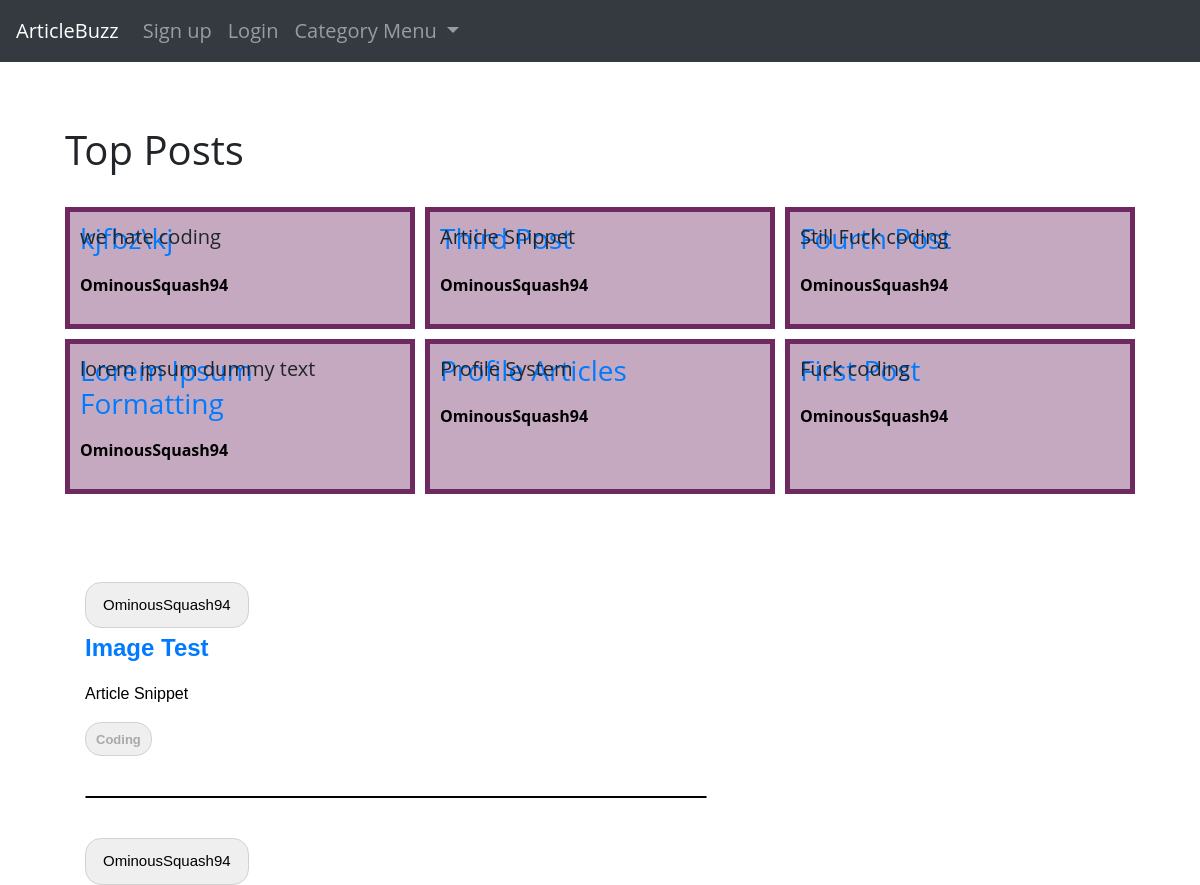
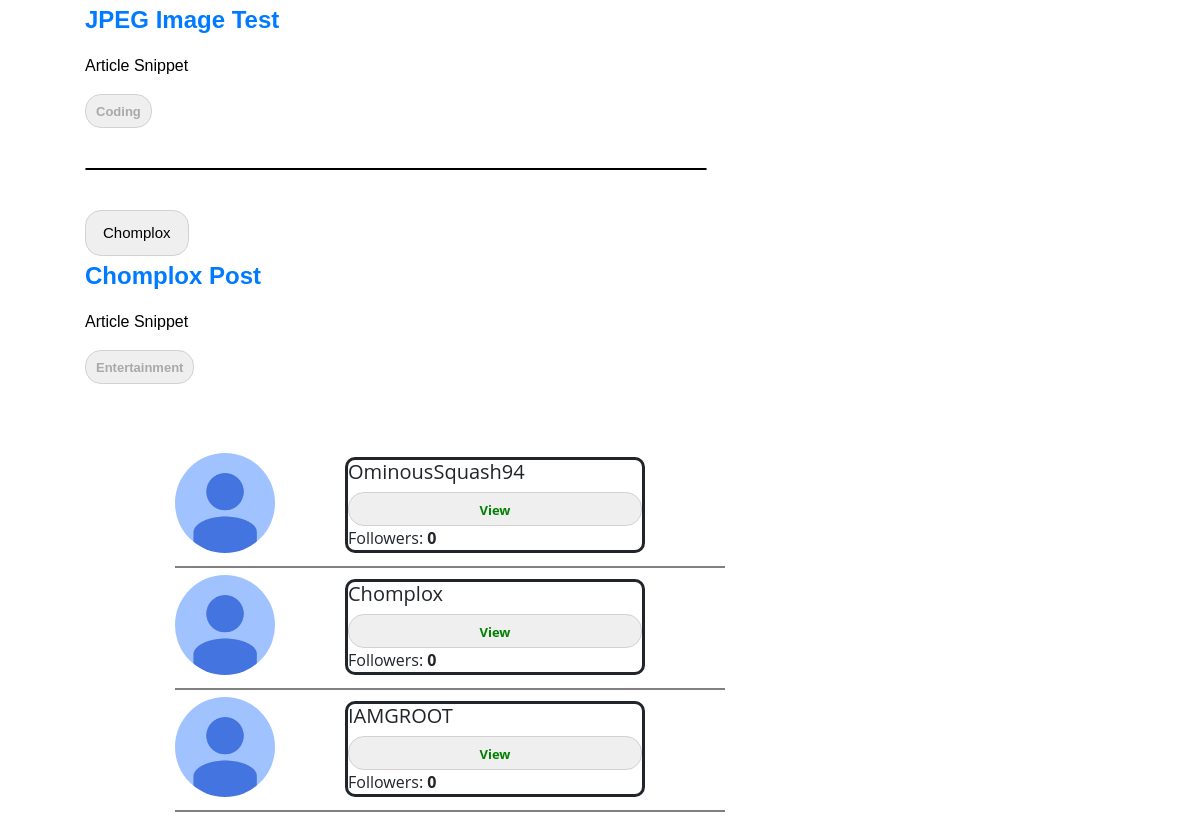
The app's page /, older data (2 pictures, top to bottom).
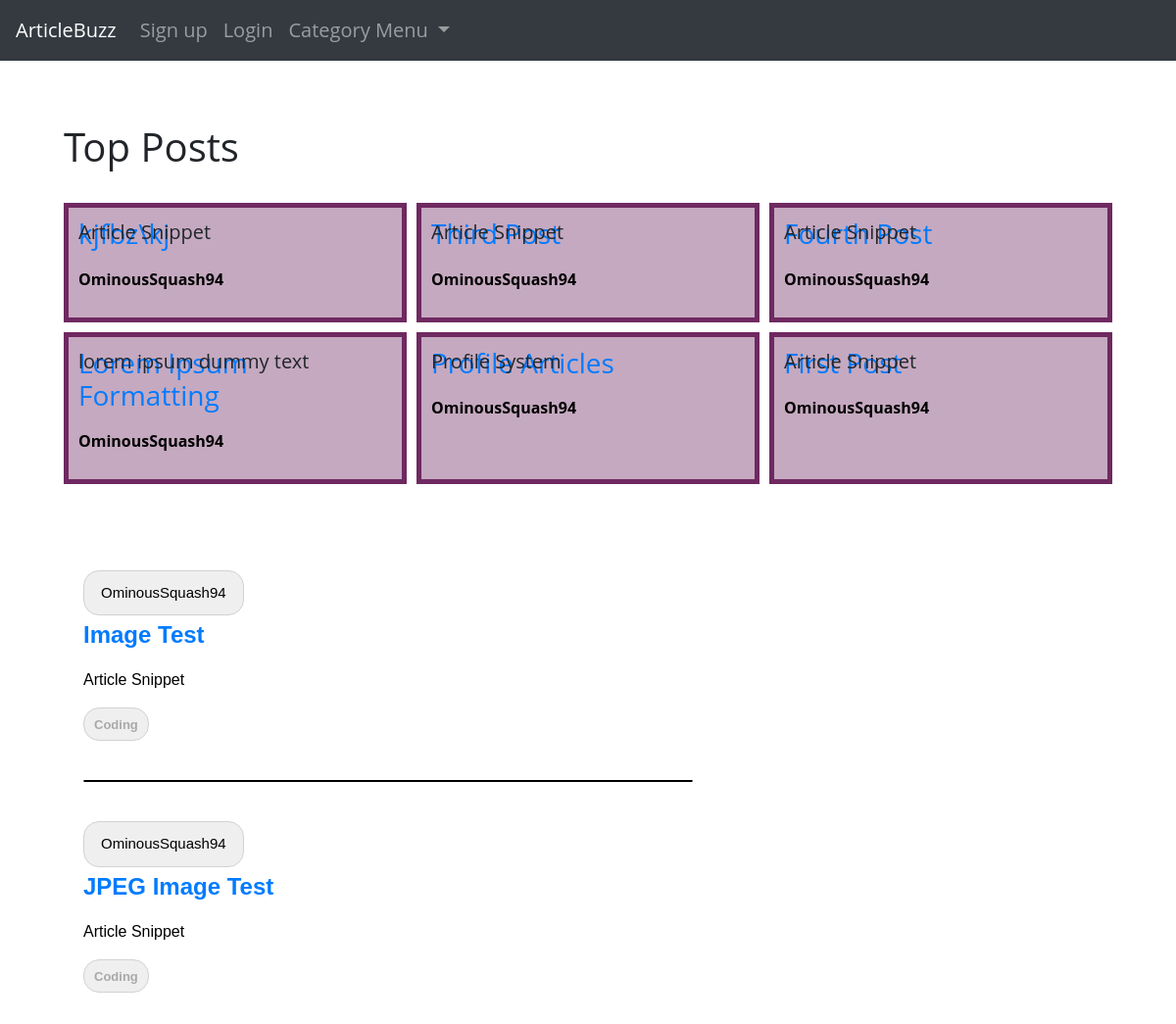
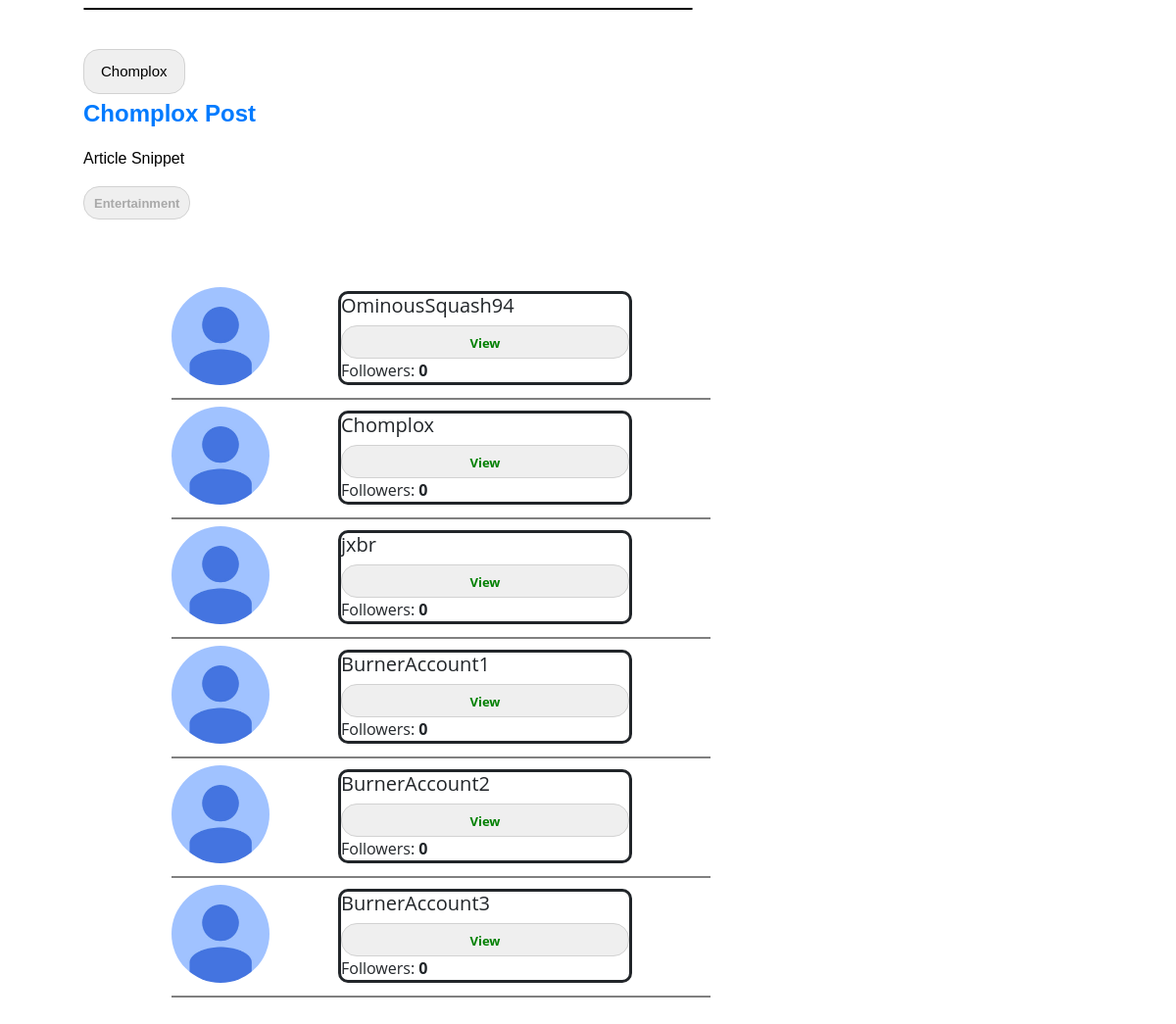
The same page, newer data (2 pictures, top to bottom).
### theblog/models.py (models this page shows, shortened)
class Post(models.Model):
	title = models.CharField(max_length = 255) # Title Field
	author = models.ForeignKey(User, on_delete = models.CASCADE) # Deletes blog posts for a user if they delete account
	header_image = models.ImageField(null = True, blank = True, upload_to = 'uploads/images', default = None)
	body = RichTextField(blank= True, null = True)
	date_published = models.DateTimeField(auto_now_add = True) # Automatically adds the date
	likes = models.ManyToManyField(User, related_name ='blog_post') # Updating count of the upvotes
	tags = models.CharField(max_length = 255, default = 'Coding') # List of tags from the Tag table
	snippet  = models.CharField(max_length = 300, default = 'Article Snippet') # Article Snippet field to display on screen
	number_likes = models.IntegerField(default = 0)

class UserProfile(models.Model):
	user = models.OneToOneField(User, primary_key= True, verbose_name = 'user', related_name = 'profile', on_delete = models.CASCADE)
	name = models.CharField(max_length = 30, blank = True, null = True)
	bio = models.TextField(max_length=500, blank = True, null = True)
	birthday = models.DateField(null = True, blank = True)
	location = models.CharField(max_length = 100, blank = True, null = True)
	picture = models.ImageField(upload_to = 'uploads/profile_pictures', default = 'uploads/profile_pictures/default.png', blank = True)
	followers = models.ManyToManyField(User, blank = True, related_name = 'followers')
	notification  = models.BooleanField(default = True, blank = False, null = False)
	follower_count = models.IntegerField(null = True, default = 0)
	website = models.CharField(default = None, blank = True, null = True, max_length = 50)
	GitHub = models.CharField(default = None, blank = True, null = True, max_length = 50)
	Twitter = models.CharField(default = None, blank = True, null = True, max_length = 50)
	Instagram = models.CharField(default = None, blank = True, null = True, max_length = 50)
	FaceBook = models.CharField(default = None, blank = True, null = True, max_length = 50)

### theblog/views.py (the view)
# urls.py: path('', HomeView.as_view(), name = 'home'),
class HomeView(ListView):
	ordering = ['-id']
	model = Post
	template_name = 'home.html'
	def get_context_data(self,*args, **kwargs):
		article_information = Post.objects.all().order_by('-number_likes')
		top_six = article_information[:6]
		tag_menu = Category.objects.all()
		author_information = UserProfile.objects.all().order_by('-follower_count')
		top_authors = author_information[:6]
		context = super(HomeView, self).get_context_data(*args, **kwargs)
		context['tag_menu'] = tag_menu
		context['top_posts'] = top_six
		context['top_authors'] = top_authors
		return context

### theblog/models.py (called while the page is built)
	def __str__(self):
		return self.name

### theblog/templates/home.html (shortened to what this page needs)
{% extends 'base.html' %}
{%block content%}
<h1 style="position: relative; top:-25px">Top Posts</h1>
<div class = 'top'>
	{% for post in top_posts %}
		<article class="article">
			<div class="ts">
				<h3>
					<a href="{% url 'article-detail' post.pk%}" >{{ post.title }}</a>
				</h3>
				<p class = 'a'>
					<a href="{% url 'profile' post.author.pk %}">{{ post.author }}</a>
				</p>
			</div>
			<p>{{ post.snippet|safe }}</p>
		</article>
	{% endfor %}
</div>
<br>
<br>
<div class = 'grid-container'>
	<div class = 'overall'>
		<div class = 'all_blogs' style="float: left;margin: 10px; position: relative; top: 20px">
			{% for post in object_list %}
				<article class="main_branch_articles">
					<button class = 'aa'><a href="{% url 'profile' post.author.pk %}" style="float: left; padding: 7px">{{ post.author }}</a></button>
					<p class = 'branch_article'><a href="{% url 'article-detail' post.pk %}">{{ post.title }}</a></p>
					<p class = 'summary'>{{ post.snippet|safe }}</p>
					<button type="button" class="tags"><a href="{% url 'category' post.tags %}">{{ post.tags }}</a></button>
				</article>
				<br>
				<hr>
				<br>
			{% endfor %}
		</div>
	</div>
	<div class = 'overall' style="float:left; margin: 40px; position: relative; left:70px">
		{% for author in top_authors %}
			<img src="{{ author.picture.url }}" alt="" class = "rounded-circle" width = "100" height="100" style="float: left; top:-50px">
			<div class = 'wrapper' style="display: grid; position: relative; left: 70px; top: 4px">
				<div class = 'k one' >
					<h5>{{ author.user.username }}</h5>
				</div>
				<button type="button" class="tags"><a href="{% url 'profile' author.pk %}" style="color: green;">View</a></button>
				<div class = 'k three'>
					Followers: <b>{{ author.follower_count }}</b>
				</div>
			</div>
			<br>
			<div class="line"></div>
		{% endfor %}
	</div>
</div>
{%endblock%}

### theblog/templates/base.html (shortened to what this page needs)
{% load static %}
<!doctype html>
<html lang="en">
  <head>
    <link rel="stylesheet" href="https://cdn.jsdelivr.net/npm/bootstrap@4.3.1/dist/css/bootstrap.min.css">
    <link rel="stylesheet" href="{% static 'theblog/style.css' %}">
  </head>
  <body style="font-family: 'Open Sans', sans-serif;">
      <nav class="navbar navbar-expand-lg navbar-dark bg-dark">
    <a class="navbar-brand" href="{% url 'home' %}">ArticleBuzz</a>
    <div class="collapse navbar-collapse" id="navbarSupportedContent" style="font-size: 20px;">
      <ul class="navbar-nav mr-auto">
        {% if user.is_authenticated %}
          <li class="nav-item">
            <a class="nav-link" href="{% url 'add-article' %}">Write Article</a>
          </li>
          <li class="nav-item">
            <a class="nav-link" aria-current="page" href="{% url 'logout' %}">Logout</a>
          </li>
          <li class = 'nav-item'>
            <a class = 'nav-link' href="{% url 'profile' user.profile.pk %}">
              Profile
            </a>
          </li>
        {% else %}
          <li class="nav-item">
            <a class="nav-link" href="{% url 'register' %}">Sign up</a>
          </li>
          <li class="nav-item">
            <a class="nav-link" href="{% url 'login' %}">Login</a>
          </li>
        {% endif %}
        {% if tag_menu %}
          <li class="nav-item dropdown">
            <a class="nav-link dropdown-toggle" href="#" id="navbarDropdown" role="button" data-toggle="dropdown"  aria-expanded="false">
            Category Menu
            </a>
          </li>
        {% else %}
          <li class="nav-item">
            <a class="nav-link" href="{% url 'category-list' %}">Categories</a>
          </li>
        {% endif %}
      </ul>
    </div>
  </nav>
    <br>
    <div class="main" style="margin: 65px; padding: 0px;">
      {% block content %}
      {% endblock %}
    </div>
  </body>
</html>

### theblog/static/theblog/style.css (style rules this page uses)
body { background-color: white; margin: 0px; padding: 0; }
.all_blogs { height:736px; width:60%; overflow:auto; background-color:white; color:black; font-family:sans-serif; padding:10px; display: inline-block; }
.top { display: grid; grid-template-columns: repeat(3, 1fr); gap: 10px; }
.article { border: 5px solid rgb(111,41,97); grid-row: auto / span 1; display: grid; gap: 0; grid-template-rows: subgrid; }
.ts { background-color: rgba(111,41,97,.4); padding: 10px; margin: 0; }
.ts .a a { color: black; font-size: 16px; font-weight: bold; position: relative; right: 10px; top:-5px; }
.ts p { padding: 0px; }
.article p { padding: 10px; margin: 0; font-size: 20px; }
.tags { color: #757575; padding: 4px 10px; display: inline-block; border-radius: 16px; border: 1px solid #d2d2d2; transition: .05s; }
.tags a { color: darkgrey; text-decoration: none; font-size: 13px; font-weight:bold; }
.branch_article { font-weight: bold; font-size: 24px; text-transform: capitalize; }
.aa a { color: black; font-size: 15px; }
hr { border-radius: 3px; border:1px solid; }
.aa { color: #757575; padding: 4px 10px; display: inline-block; border-radius: 16px; border: 1px solid #d2d2d2; transition: .05s; }
.line { width: 550px; height: 2px; position: relative; top:-7px; background-color: grey; }
.overall { display: inline; }
.wrapper { border: solid; width: 300px; border-radius: 10px; border-spacing: 5px 1rem; top: -40px; }

Row changes from the older to the newer data that the page shows:
changed Post "kjfbz\\kj": snippet "we hate coding" → "Article Snippet"
changed Post "Fourth Post": snippet "Still Fuck coding" → "Article Snippet"
changed Post "First Post": snippet "Fuck coding" → "Article Snippet"
changed through a linked row, UserProfile: user.username "IAMGROOT" → "jxbr"
added UserProfile: picture (placeholder picture), user.username "BurnerAccount1", follower_count "0"
added UserProfile: picture (placeholder picture), user.username "BurnerAccount2", follower_count "0"
added UserProfile: picture (placeholder picture), user.username "BurnerAccount3", follower_count "0"
